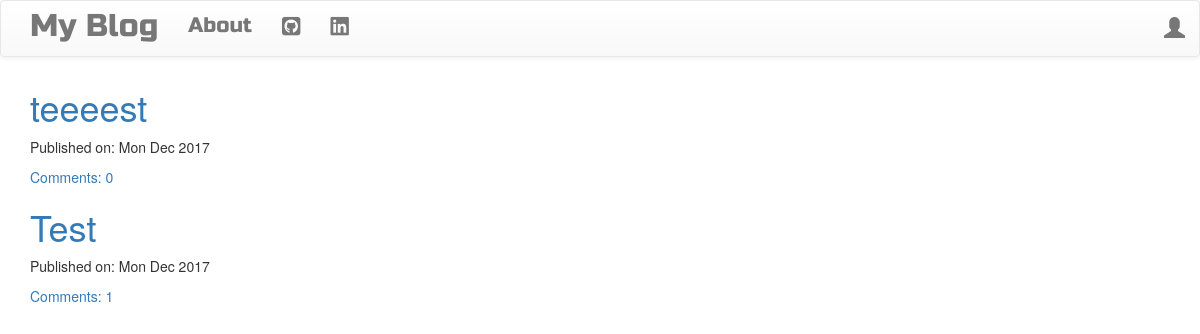
The app's page /, older data.
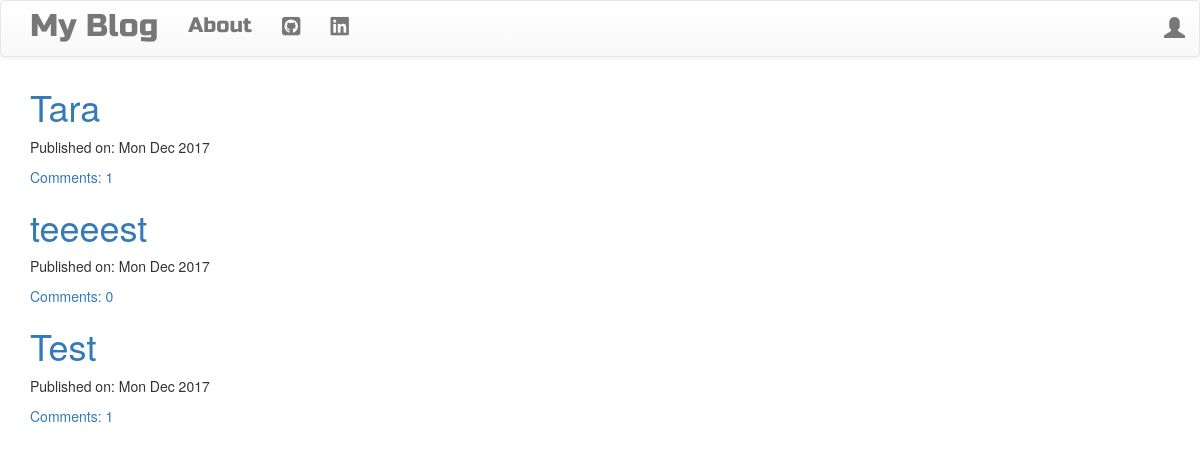
The same page, newer data.
### blog/models.py (models this page shows, shortened)
class Post(models.Model):
  author = models.ForeignKey('auth.User',on_delete=models.CASCADE,)
  title = models.CharField(max_length=200)
  text = models.TextField()
  created_date = models.DateTimeField(default=timezone.now)
  published_date = models.DateTimeField(blank=True,null=True)
  def approve_comments(self):
    return self.comments.filter(approved_comment=True)

### blog/views.py (the view)
# urls.py: url(r'^$',views.PostListView.as_view(),name='post_list'),
class PostListView(ListView):
  model = Post
  def get_queryset(self):
    return Post.objects.filter(published_date__lte=timezone.now()).order_by('-published_date')

### blog/templates/blog/post_list.html
{% extends 'blog/base.html' %}
{% block content %}
  <div class="centerstage loader">
    {% for post in post_list %}
      <div class="post">
        <h1><a href="{% url 'post_detail' pk=post.pk %}">{{ post.title }}</a></h1>
        <div class="date">
          <p>Published on: {{ post.published_date|date:'D M Y' }}</p>
        </div>
        <a href="{% url 'post_detail' pk=post.pk %}">Comments: {{ post.approve_comments.count }}</a>
      </div>
    {% endfor %}
  </div>
{% endblock %}

### blog/templates/blog/base.html (shortened to what this page needs)
<!DOCTYPE html>
{% load staticfiles %}
<html>
  <head>
    <link rel="stylesheet" href="https://maxcdn.bootstrapcdn.com/bootstrap/3.3.7/css/bootstrap.min.css">
    <link rel="stylesheet" href="https://maxcdn.bootstrapcdn.com/bootstrap/3.3.7/css/bootstrap-theme.min.css">
    <link rel="stylesheet" href="//cdn.jsdelivr.net/npm/medium-editor@latest/dist/css/medium-editor.min.css" type="text/css" media="screen" charset="utf-8">
    <link rel="stylesheet" href="{% static 'css/blog.css' %}">
  </head>
  <body>
    <nav class="navbar navbar-default techfont custom-navbar loader">
      <div class="container">
        <ul class="nav navbar-nav">
          <li>
            <a href="{% url 'post_list' %}" class="navbar-brand bigbrand">My Blog</a>
          </li>
          <li>
            <a href="{% url 'about' %}" class="navbar-link">About</a>
          </li>
          <li>
            <a href="https://github.com/thomasmcclellan" target="blank">
              <i class="fa fa-github-square" aria-hidden="true"></i>
            </a>
          </li>
          <li>
            <a href="https://www.linkedin.com/in/thomas-mcclellan/" target="blank">
              <i class="fa fa-linkedin-square" aria-hidden="true"></i>
            </a>
          </li>
        </ul>
        <ul class="nav navbar-nav navbar-right">
          {% if user.is_authenticated %}
            <li>
              <a href="{% url 'post_new' %}">New Post</a>
            </li>
            <li>
              <a href="{% url 'post_draft_list' %}">Drafts</a>
            </li>
            <li>
              <a href="{% url 'logout' %}">Logout</a>
            </li>
            <li>
              <a>Welcome: {{ user.username }}</a>
            </li>
          {% else %}
            <li>
              <a class="nav navbar-right" href="{% url 'login' %}">
                <span class="glyphicon glyphicon-user"></span>
              </a>
            </li>
          {% endif %}
        </ul>
      </div>
    </nav>
    <div class="content container">
      <div class="row">
        <div class="col-md-8">
          <div class="blog_posts">
            {% block content %}
            {% endblock %}
          </div>
        </div>
      </div>
    </div>
  </body>
</html>

### blog/static/css/blog.css (style rules this page uses)
.techfont { font-family: 'Russo One', sans-serif; font-size: 1.5em; margin-bottom: 10px; }
.bigbrand { font-size: 1.5em; }
.centerstage { margin-left: auto; margin-right: auto; }
.loader { filter: hue-rotate(0deg); color: linear-gradient(45deg, #0f8, #08f); animation: hue 10000ms infinite linear; }

Row changes from the older to the newer data that the page shows:
added Post: title "Tara", published_date "Mon Dec 2017", approve_comments.count "1"
